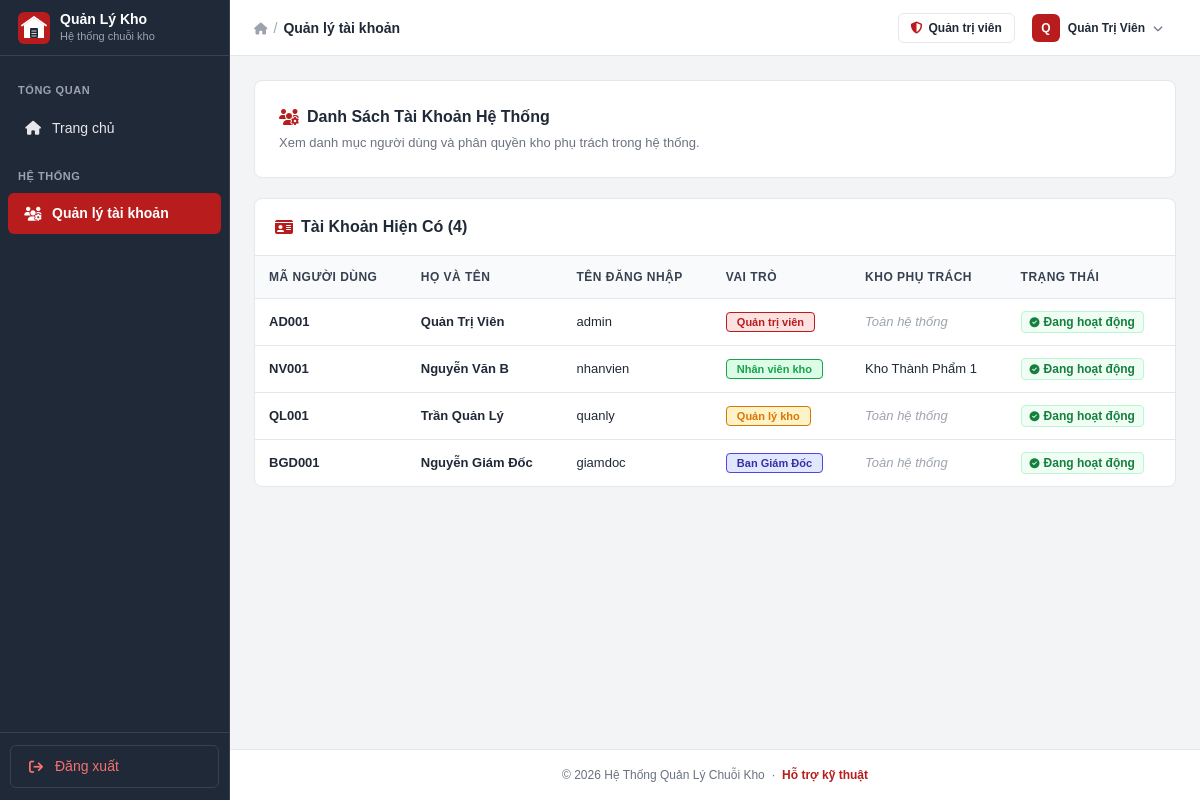
Page /pages/accounts/index.php (signed in) on the earlier database version.
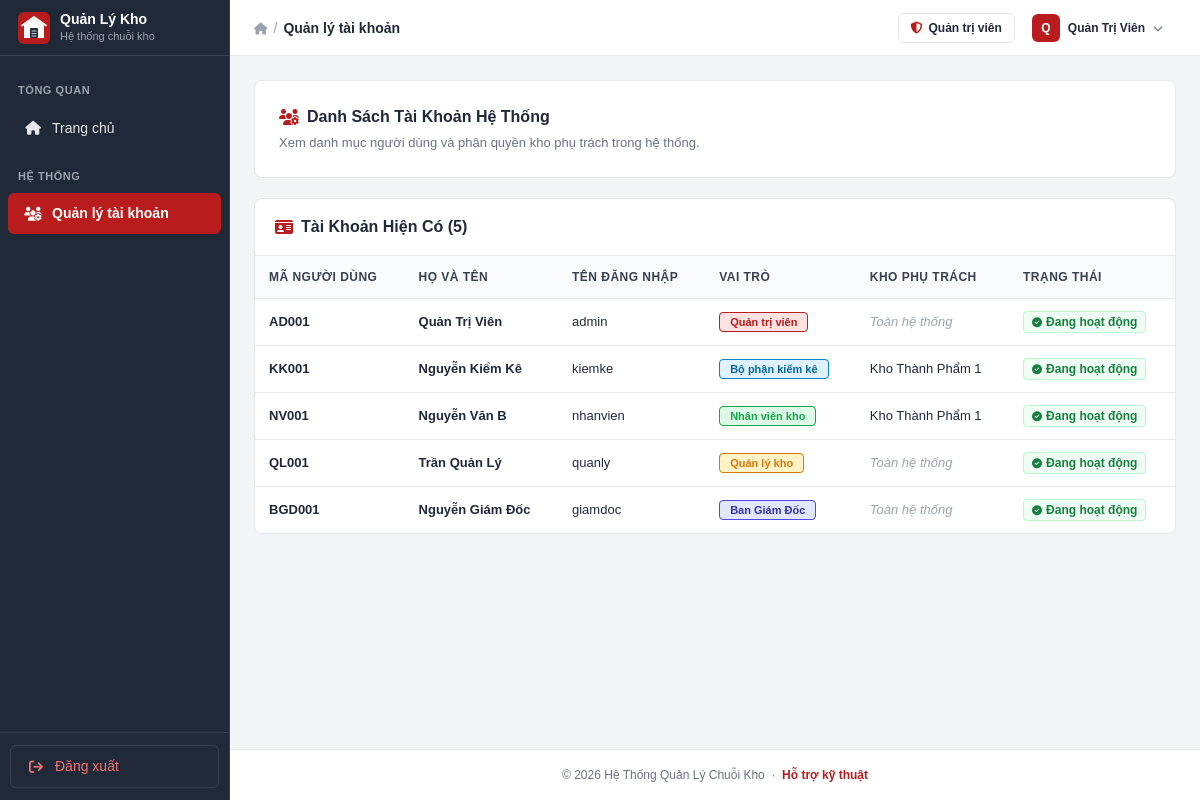
Same page on the later database version.
### tables this page shows
CREATE TABLE users (
    id VARCHAR(20) PRIMARY KEY,
    full_name VARCHAR(100) NOT NULL,
    username VARCHAR(50) NOT NULL UNIQUE,
    password VARCHAR(255) NOT NULL,
    role ENUM('admin', 'manager', 'staff', 'director', 'stocktaking') NOT NULL DEFAULT 'staff',
    warehouse_id VARCHAR(20) NULL,
    is_active TINYINT(1) DEFAULT 1,
    created_at TIMESTAMP DEFAULT CURRENT_TIMESTAMP,
    FOREIGN KEY (warehouse_id) REFERENCES warehouses(id) ON DELETE SET NULL
);

CREATE TABLE warehouses (
    id VARCHAR(20) PRIMARY KEY,
    name VARCHAR(100) NOT NULL,
    type ENUM('thanh_pham', 'nguyen_lieu', 'loi') NOT NULL,
    address VARCHAR(200) DEFAULT NULL,
    created_at TIMESTAMP DEFAULT CURRENT_TIMESTAMP
);

### includes/auth.php (called while the page is built, shortened)
<?php
function isLoggedIn() {
    return isset($_SESSION['user_id']);
}
function getCurrentUser() {
    return [
        'id'             => $_SESSION['user_id']          ?? null,
        'name'           => $_SESSION['user_name']        ?? '',
        'username'       => $_SESSION['username']         ?? '',
        'role'           => $_SESSION['user_role']        ?? '',
        'warehouse_id'   => $_SESSION['warehouse_id']     ?? null,
        'warehouse_name' => $_SESSION['warehouse_name']   ?? 'Toàn hệ thống',
    ];
}
function getRoleLabel($role) {
    $labels = [
        'admin'       => 'Quản trị viên',
        'manager'     => 'Quản lý kho',
        'staff'       => 'Nhân viên kho',
        'director'    => 'Ban Giám Đốc',
        'stocktaking' => 'Bộ phận kiểm kê',
    ];
    return $labels[$role] ?? $role;
}
function getRoleBadgeClass($role) {
    $classes = [
        'admin'       => 'badge-role-admin',
        'manager'     => 'badge-role-manager',
        'staff'       => 'badge-role-staff',
        'director'    => 'badge-role-director',
        'stocktaking' => 'badge-role-stocktaking',
    ];
    return $classes[$role] ?? 'badge-role-staff';
}

### pages/accounts/index.php (the view, shortened to what this page needs)
<?php
require_once __DIR__ . '/../../includes/auth.php';
$user = getCurrentUser();
$initials = mb_strtoupper(mb_substr($user['name'], 0, 1));
$db = getDB();
try {
    $stmtUsers = $db->query("
        SELECT u.*, w.name AS warehouse_name
        FROM users u
        LEFT JOIN warehouses w ON u.warehouse_id = w.id
        ORDER BY u.created_at ASC
    ");
    $userList = $stmtUsers->fetchAll();
} catch (Exception $e) {
    $userList = [];
}
?>
<!DOCTYPE html>
<html lang="vi">
<head>
  <script src="https://cdn.tailwindcss.com"></script>
  <link rel="stylesheet" href="https://cdnjs.cloudflare.com/ajax/libs/font-awesome/6.5.0/css/all.min.css">
  <link rel="stylesheet" href="/warehouse/assets/css/dashboard.css">
</head>
<body>
<aside id="sidebar">
  <div class="sidebar-brand">
    <img src="/warehouse/assets/images/logo-icon.svg" alt="Logo" class="w-8 h-8 flex-shrink-0" />
    <div class="min-w-0">
      <div class="sidebar-title">Quản Lý Kho</div>
      <div class="sidebar-subtitle">Hệ thống chuỗi kho</div>
    </div>
  </div>
  <nav class="sidebar-nav">
    <div class="nav-section">Tổng quan</div>
    <a href="/warehouse/pages/dashboard.php" class="nav-item">
      <i class="fa-solid fa-house"></i>
      <span>Trang chủ</span>
    </a>
    <div class="nav-section">Hệ thống</div>
    <a href="/warehouse/pages/accounts/index.php" class="nav-item active">
      <i class="fa-solid fa-users-gear"></i>
      <span>Quản lý tài khoản</span>
    </a>
  </nav>
  <div class="sidebar-footer">
    <a href="/warehouse/auth/logout.php" class="nav-item sidebar-logout-btn">
      <i class="fa-solid fa-arrow-right-from-bracket"></i>
      <span>Đăng xuất</span>
    </a>
  </div>
</aside>
<div id="main-wrap">
  <header id="topbar">
    <div class="flex items-center gap-1.5 text-sm flex-1 min-w-0">
      <a href="/warehouse/pages/dashboard.php" class="text-gray-400 hover:text-red-700">
        <i class="fa-solid fa-house text-xs"></i>
      </a>
      <span class="text-gray-400">/</span>
      <span class="breadcrumb-label">Quản lý tài khoản</span>
    </div>
    <div class="flex items-center gap-3">
      <div class="hidden sm:flex badge-branch">
        <i class="fa-solid fa-shield-halved text-xs" style="color: #B91C1C;"></i>
        <span>Quản trị viên</span>
      </div>
      <div class="relative" id="userDropWrap">
        <button id="userDropBtn" onclick="toggleDrop()" class="flex items-center gap-2 pl-1 pr-3 py-1 rounded border border-transparent hover:border-gray-300">
          <div class="kv-avatar w-7 h-7 text-xs flex-shrink-0"><?= $initials ?></div>
          <div class="hidden sm:block text-left leading-tight">
            <p class="text-xs font-bold text-gray-800 whitespace-nowrap"><?= htmlspecialchars($user['name']) ?></p>
          </div>
          <i class="fa-solid fa-chevron-down text-gray-500 hidden sm:block text-[10px]"></i>
        </button>
      </div>
    </div>
  </header>
  <main class="dashboard-main dashboard-main-wide">
    <section class="action-box">
      <div>
        <h3 class="action-title">
          <i class="fa-solid fa-users-gear" style="color: #B91C1C;"></i>
          Danh Sách Tài Khoản Hệ Thống
        </h3>
        <p class="action-desc">
          Xem danh mục người dùng và phân quyền kho phụ trách trong hệ thống.
        </p>
      </div>
    </section>
    <section class="table-card">
      <div class="table-card-header">
        <div class="table-card-title">
          <i class="fa-solid fa-id-card" style="color: #B91C1C;"></i>
          Tài Khoản Hiện Có (<?= count($userList) ?>)
        </div>
      </div>
      <div class="overflow-x-auto">
        <table class="custom-table">
          <thead>
            <tr>
              <th>Mã người dùng</th>
              <th>Họ và tên</th>
              <th>Tên đăng nhập</th>
              <th>Vai trò</th>
              <th>Kho phụ trách</th>
              <th>Trạng thái</th>
            </tr>
          </thead>
          <tbody>
            <?php foreach ($userList as $u): ?>
              <tr>
                <td class="font-bold text-gray-900"><?= htmlspecialchars($u['id']) ?></td>
                <td class="font-bold text-gray-800"><?= htmlspecialchars($u['full_name']) ?></td>
                <td class="text-gray-700"><?= htmlspecialchars($u['username']) ?></td>
                <td>
                  <span class="<?= getRoleBadgeClass($u['role']) ?>">
                    <?= getRoleLabel($u['role']) ?>
                  </span>
                </td>
                <td class="font-medium text-gray-800">
                  <?= $u['warehouse_name'] ? htmlspecialchars($u['warehouse_name']) : '<span class="text-gray-400 italic">Toàn hệ thống</span>' ?>
                </td>
                <td>
                  <span class="inline-flex items-center px-2 py-0.5 rounded text-xs font-bold bg-green-50 text-green-700 border border-green-200">
                    <i class="fa-solid fa-circle-check text-[10px] mr-1"></i>
                    Đang hoạt động
                  </span>
                </td>
              </tr>
            <?php endforeach; ?>
          </tbody>
        </table>
      </div>
    </section>
  </main>
  <footer class="dashboard-footer">
    © 2026 Hệ Thống Quản Lý Chuỗi Kho &nbsp;·&nbsp;
    <a href="#">Hỗ trợ kỹ thuật</a>
  </footer>
</div>
</body>
</html>

Differences in the rows shown:
added users: id "KK001", full_name "Nguyễn Kiểm Kê", username "kiemke", role "Bộ phận kiểm kê", warehouse.name "Kho Thành Phẩm 1"
Other differences:
count($userList): "4" → "5"
